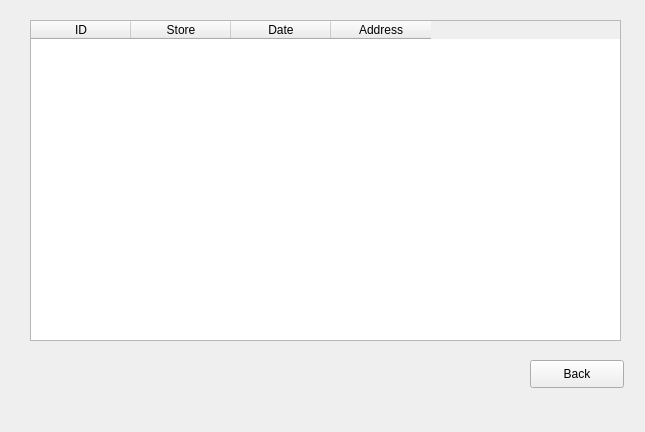
<?xml version="1.0" encoding="UTF-8"?>
<ui version="4.0">
 <class>recieptsWindow</class>
 <widget class="QWidget" name="recieptsWindow">
  <property name="geometry">
   <rect>
    <x>0</x>
    <y>0</y>
    <width>645</width>
    <height>432</height>
   </rect>
  </property>
  <property name="windowTitle">
   <string>My Reciepts</string>
  </property>
  <widget class="QTableWidget" name="receipt_table">
   <property name="geometry">
    <rect>
     <x>30</x>
     <y>20</y>
     <width>591</width>
     <height>321</height>
    </rect>
   </property>
   <column>
    <property name="text">
     <string>ID</string>
    </property>
   </column>
   <column>
    <property name="text">
     <string>Store</string>
    </property>
   </column>
   <column>
    <property name="text">
     <string>Date</string>
    </property>
   </column>
   <column>
    <property name="text">
     <string>Address</string>
    </property>
   </column>
  </widget>
  <widget class="QPushButton" name="back_button">
   <property name="geometry">
    <rect>
     <x>530</x>
     <y>360</y>
     <width>94</width>
     <height>28</height>
    </rect>
   </property>
   <property name="text">
    <string>Back</string>
   </property>
  </widget>
 </widget>
 <resources/>
 <connections/>
</ui>
